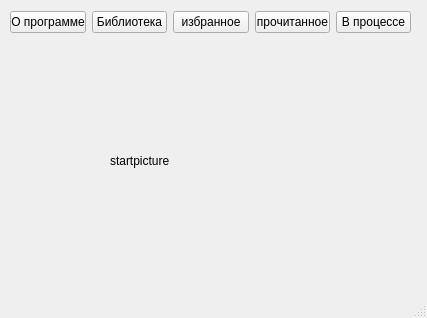
<?xml version="1.0" encoding="UTF-8"?>
<ui version="4.0">
 <class>MainWindow</class>
 <widget class="QMainWindow" name="MainWindow">
  <property name="geometry">
   <rect>
    <x>0</x>
    <y>0</y>
    <width>427</width>
    <height>318</height>
   </rect>
  </property>
  <property name="windowTitle">
   <string>MainWindow</string>
  </property>
  <widget class="QWidget" name="centralwidget">
   <widget class="QLabel" name="label">
    <property name="geometry">
     <rect>
      <x>110</x>
      <y>60</y>
      <width>201</width>
      <height>201</height>
     </rect>
    </property>
    <property name="text">
     <string>startpicture</string>
    </property>
   </widget>
   <widget class="QWidget" name="">
    <property name="geometry">
     <rect>
      <x>10</x>
      <y>10</y>
      <width>401</width>
      <height>25</height>
     </rect>
    </property>
    <layout class="QHBoxLayout" name="horizontalLayout">
     <item>
      <widget class="QPushButton" name="aboutProgramm">
       <property name="text">
        <string>О программе</string>
       </property>
      </widget>
     </item>
     <item>
      <widget class="QPushButton" name="library">
       <property name="text">
        <string>Библиотека</string>
       </property>
      </widget>
     </item>
     <item>
      <widget class="QPushButton" name="favourites">
       <property name="text">
        <string>избранное</string>
       </property>
      </widget>
     </item>
     <item>
      <widget class="QPushButton" name="read">
       <property name="text">
        <string>прочитанное</string>
       </property>
      </widget>
     </item>
     <item>
      <widget class="QPushButton" name="inprocess">
       <property name="text">
        <string>В процессе</string>
       </property>
      </widget>
     </item>
    </layout>
   </widget>
  </widget>
  <widget class="QMenuBar" name="menubar">
   <property name="geometry">
    <rect>
     <x>0</x>
     <y>0</y>
     <width>427</width>
     <height>21</height>
    </rect>
   </property>
  </widget>
  <widget class="QStatusBar" name="statusbar"/>
 </widget>
 <resources/>
 <connections/>
</ui>
